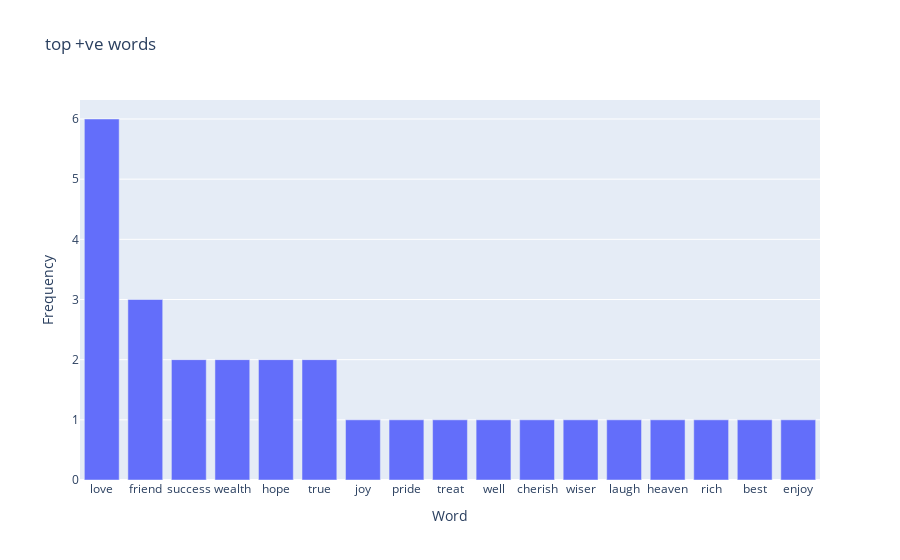
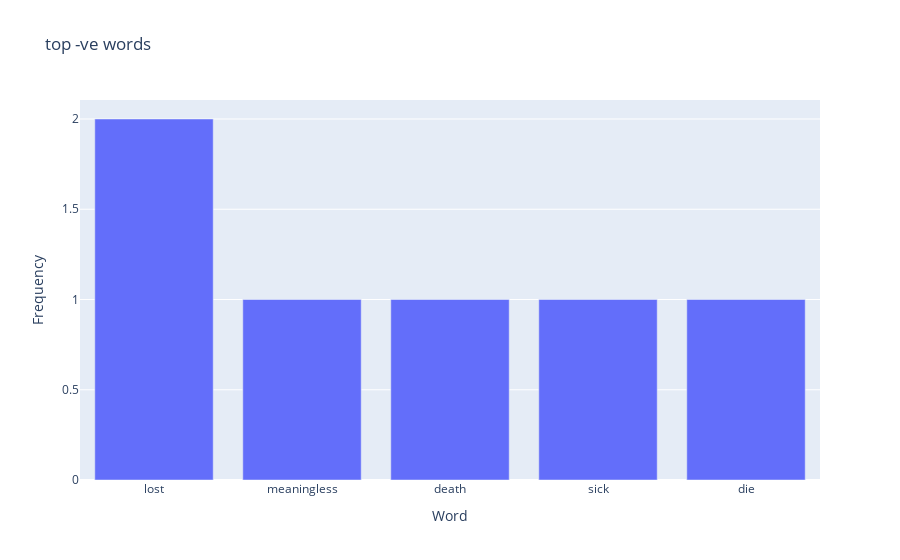
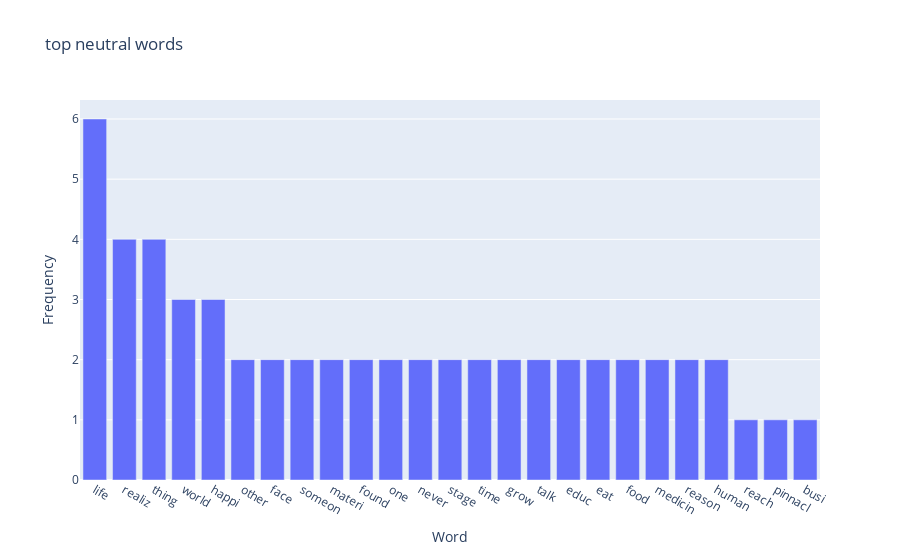

Notebook source saved alongside these figures, in order:
### Code cell
positive_figure=px.bar(df_positive,x="Word",y="Frequency", title="top +ve words")
negative_figure=px.bar(df_negative,x="Word",y="Frequency", title="top -ve words")
neutral_figure=px.bar(df_neutral,x="Word",y="Frequency", title="top neutral words")

positive_figure.show()
negative_figure.show()
neutral_figure.show()

### Figure 1 — Plotly figure (JSON) as saved in the notebook; plotly's stock layout.template omitted (floating-point values rounded to 4 significant figures)
{"data": [{"alignmentgroup": "True", "hovertemplate": "Word=%{x}<br>Frequency=%{y}<extra></extra>", "legendgroup": "", "marker": {"color": "#636efa", "pattern": {"shape": ""}}, "name": "", "offsetgroup": "", "orientation": "v", "showlegend": false, "textposition": "auto", "type": "bar", "x": ["love", "friend", "success", "wealth", "hope", "true", "joy", "pride", "treat", "well", "cherish", "wiser", "laugh", "heaven", "rich", "best", "enjoy"], "xaxis": "x", "y": [6, 3, 2, 2, 2, 2, 1, 1, 1, 1, 1, 1, 1, 1, 1, 1, 1], "yaxis": "y"}], "layout": {"barmode": "relative", "legend": {"tracegroupgap": 0}, "title": {"text": "top +ve words"}, "xaxis": {"anchor": "y", "domain": [0, 1], "title": {"text": "Word"}}, "yaxis": {"anchor": "x", "domain": [0, 1], "title": {"text": "Frequency"}}}}

### Figure 2 — Plotly figure (JSON) as saved in the notebook; plotly's stock layout.template omitted (floating-point values rounded to 4 significant figures)
{"data": [{"alignmentgroup": "True", "hovertemplate": "Word=%{x}<br>Frequency=%{y}<extra></extra>", "legendgroup": "", "marker": {"color": "#636efa", "pattern": {"shape": ""}}, "name": "", "offsetgroup": "", "orientation": "v", "showlegend": false, "textposition": "auto", "type": "bar", "x": ["lost", "meaningless", "death", "sick", "die"], "xaxis": "x", "y": [2, 1, 1, 1, 1], "yaxis": "y"}], "layout": {"barmode": "relative", "legend": {"tracegroupgap": 0}, "title": {"text": "top -ve words"}, "xaxis": {"anchor": "y", "domain": [0, 1], "title": {"text": "Word"}}, "yaxis": {"anchor": "x", "domain": [0, 1], "title": {"text": "Frequency"}}}}

### Figure 3 — Plotly figure (JSON) as saved in the notebook; plotly's stock layout.template omitted (floating-point values rounded to 4 significant figures)
{"data": [{"alignmentgroup": "True", "hovertemplate": "Word=%{x}<br>Frequency=%{y}<extra></extra>", "legendgroup": "", "marker": {"color": "#636efa", "pattern": {"shape": ""}}, "name": "", "offsetgroup": "", "orientation": "v", "showlegend": false, "textposition": "auto", "type": "bar", "x": ["life", "realiz", "thing", "world", "happi", "other", "face", "someon", "materi", "found", "one", "never", "stage", "time", "grow", "talk", "educ", "eat", "food", "medicin", "reason", "human", "reach", "pinnacl", "busi"], "xaxis": "x", "y": [6, 4, 4, 3, 3, 2, 2, 2, 2, 2, 2, 2, 2, 2, 2, 2, 2, 2, 2, 2, 2, 2, 1, 1, 1], "yaxis": "y"}], "layout": {"barmode": "relative", "legend": {"tracegroupgap": 0}, "title": {"text": "top neutral words"}, "xaxis": {"anchor": "y", "domain": [0, 1], "title": {"text": "Word"}}, "yaxis": {"anchor": "x", "domain": [0, 1], "title": {"text": "Frequency"}}}}
